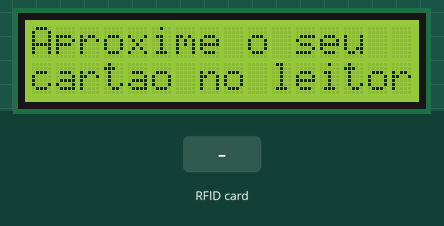
This sketch was run on a simulated Arduino Uno, built with avr-gcc and run on an emulated ATmega328P. On the bench: 16×2 character LCD. Inputs (shaded band) come from the test bench. What the sketch prints to the serial monitor is not drawn.

Above: at 1.3 s.
1.4 s: RFID card A3 42 BA A9 held to the reader
At 2.6 s:
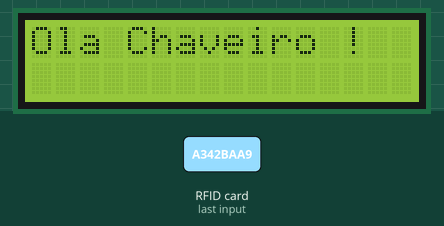
2.9 s: RFID card D4 28 5E 74 held to the reader
At 4.0 s:
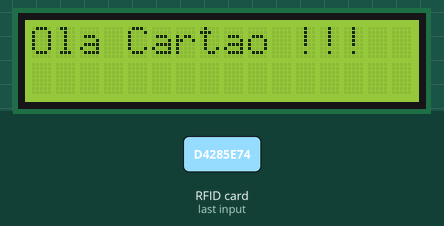
Timing chart, 0 to 5.9 s (numbered marks = the images above; inputs shaded):
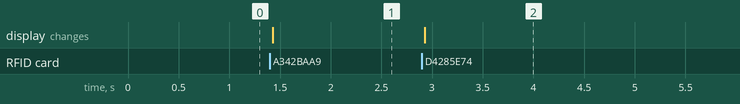

The sketch:

RFID_LCDIC2.ino
```cpp
//Programa : RFID - Controle de Acesso leitor RFID
//Autor : FILIPEFLOP

#include <SPI.h>
#include <MFRC522.h>

#include <Wire.h>  // Comes with Arduino IDE
#include <LiquidCrystal_I2C.h>
LiquidCrystal_I2C lcd(0x27, 2, 1, 0, 4, 5, 6, 7, 3, POSITIVE);  // Set the LCD I2C address


#define SS_PIN 10
#define RST_PIN 9
MFRC522 mfrc522(SS_PIN, RST_PIN);   // Create MFRC522 instance.


//char st[20];

void setup()
{
  Serial.begin(9600);   // Inicia a serial
  SPI.begin();      // Inicia  SPI bus
  mfrc522.PCD_Init();   // Inicia MFRC522

  lcd.begin(16,2);   // initialize the lcd for 16 chars 2 lines, turn on backlight
  lcd.backlight(); // finish with backlight on

  lcd.home ();                   // go home
  lcd.print("Aproxime o seu ");
  lcd.setCursor ( 0, 1 );        // go to the next line
  lcd.print ("cartao no leitor...");

  Serial.println("Aproxime o seu cartao no leitor...");
  Serial.println();
}

void loop()
{
  // Look for new cards
  if ( ! mfrc522.PICC_IsNewCardPresent())
  {
    return;
  }
  // Select one of the cards
  if ( ! mfrc522.PICC_ReadCardSerial())
  {
    return;
  }
  //Mostra UID na serial
  Serial.print("UID da tag :");
  String conteudo= "";
  byte letra;
  for (byte i = 0; i < mfrc522.uid.size; i++)
  {
     Serial.print(mfrc522.uid.uidByte[i] < 0x10 ? " 0" : " ");
     Serial.print(mfrc522.uid.uidByte[i], HEX);
     conteudo.concat(String(mfrc522.uid.uidByte[i] < 0x10 ? " 0" : " "));
     conteudo.concat(String(mfrc522.uid.uidByte[i], HEX));
  }
  Serial.println();
  Serial.print("Mensagem : ");
  conteudo.toUpperCase();


  if (conteudo.substring(1) == "A3 42 BA A9") //UID 1 - D4 28 5E 74
  {
    Serial.println("Ola Chaveiro !");
    Serial.println();
    lcd.clear ();
    lcd.home ();                   // go home
    lcd.print("Ola Chaveiro !");
    //lcd.setCursor ( 0, 1 );        // go to the next line
    //lcd.print ("cartao no leitor...");
  }

  if (conteudo.substring(1) == "D4 28 5E 74") //UID 2 - Cartao
  {
    Serial.println("Ola Cartao !!!");
    Serial.println();
    lcd.clear ();
    lcd.home ();                   // go home
    lcd.print("Ola Cartao !!! ");
    //lcd.setCursor ( 0, 1 );        // go to the next line
    //lcd.print ("cartao no leitor...");
  }
}
```

Measured:
- after the input at 1.4 s, the display: changes at once (image 1)
- after the input at 2.9 s, the display: changes at once (image 2)
